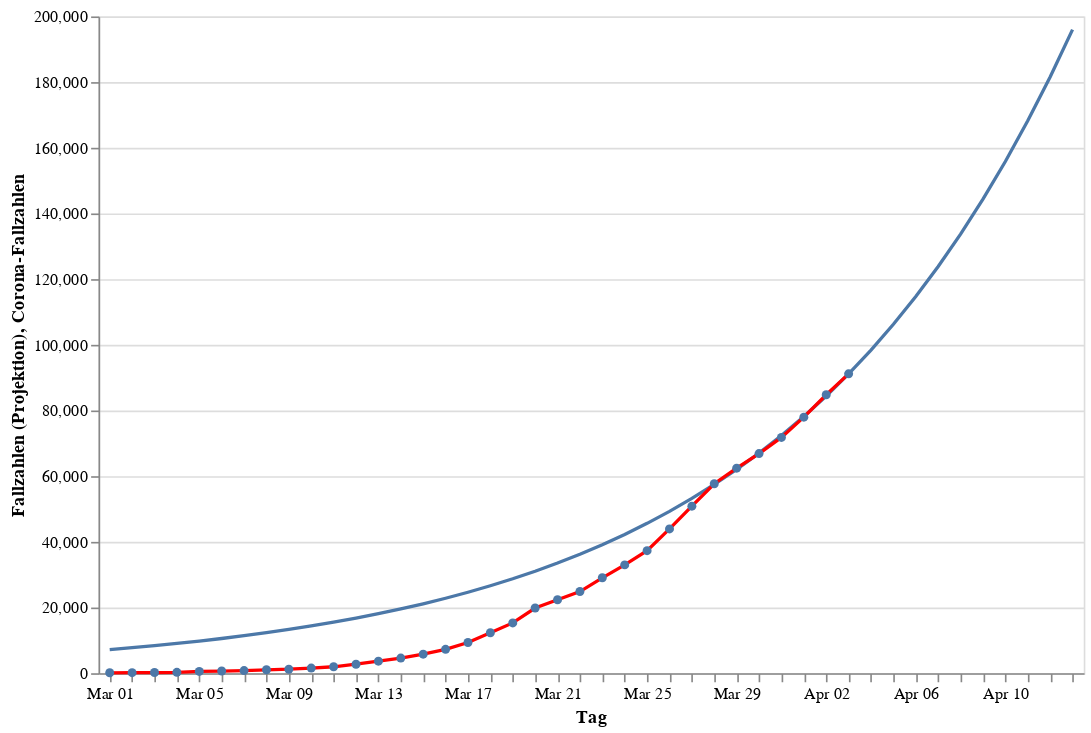

Notebook code cell kept with this figure:
### Code cell
infections_chart = alt.Chart(data).mark_line(point=True, color="red").encode(
    alt.X("monthdate(day):O", title="Tag"),
    alt.Y("cases:Q", title="Corona-Fallzahlen"))
projection_chart = alt.Chart(projection_data).mark_line(point=False).encode(
    alt.X("monthdate(day):O", title="Tag"),
    alt.Y("curve:Q", title="Fallzahlen (Projektion)"))
(projection_chart + infections_chart).properties(width=600, height=400)

### Figure 1 — Vega-Lite specification as saved in the notebook (floating-point values rounded to 4 significant figures)
{"config": {"view": {"continuousWidth": 400, "continuousHeight": 300}}, "layer": [{"data": {"name": "data-1db0da1cad0f9a58fd4789e1d8d5f471"}, "mark": {"type": "line", "point": false}, "encoding": {"x": {"type": "ordinal", "field": "day", "timeUnit": "monthdate", "title": "Tag"}, "y": {"type": "quantitative", "field": "curve", "title": "Fallzahlen (Projektion)"}}}, {"data": {"name": "data-f8810c2df63920d4e419c8f3c69a09d0"}, "mark": {"type": "line", "color": "red", "point": true}, "encoding": {"x": {"type": "ordinal", "field": "day", "timeUnit": "monthdate", "title": "Tag"}, "y": {"type": "quantitative", "field": "cases", "title": "Corona-Fallzahlen"}}}], "height": 400, "width": 600, "$schema": "https://vega.github.io/schema/vega-lite/v4.0.2.json", "datasets": {"data-1db0da1cad0f9a58fd4789e1d8d5f471": [{"day": "2020-03-01T00:00:00", "curve": 7192.0}, {"day": "2020-03-02T00:00:00", "curve": 7768.0}, {"day": "2020-03-03T00:00:00", "curve": 8390.0}, {"day": "2020-03-04T00:00:00", "curve": 9062.0}, {"day": "2020-03-05T00:00:00", "curve": 9788.0}, {"day": "2020-03-06T00:00:00", "curve": 10570.0}, {"day": "2020-03-07T00:00:00", "curve": 11420.0}, {"day": "2020-03-08T00:00:00", "curve": 12330.0}, {"day": "2020-03-09T00:00:00", "curve": 13320.0}, {"day": "2020-03-10T00:00:00", "curve": 14390.0}, {"day": "2020-03-11T00:00:00", "curve": 15540.0}, {"day": "2020-03-12T00:00:00", "curve": 16780.0}, {"day": "2020-03-13T00:00:00", "curve": 18130.0}, {"day": "2020-03-14T00:00:00", "curve": 19580.0}, {"day": "2020-03-15T00:00:00", "curve": 21140.0}, {"day": "2020-03-16T00:00:00", "curve": 22840.0}, {"day": "2020-03-17T00:00:00", "curve": 24660.0}, {"day": "2020-03-18T00:00:00", "curve": 26640.0}, {"day": "2020-03-19T00:00:00", "curve": 28770.0}, {"day": "2020-03-20T00:00:00", "curve": 31070.0}, {"day": "2020-03-21T00:00:00", "curve": 33550.0}, {"day": "2020-03-22T00:00:00", "curve": 36240.0}, {"day": "2020-03-23T00:00:00", "curve": 39140.0}, {"day": "2020-03-24T00:00:00", "curve": 42270.0}, {"day": "2020-03-25T00:00:00", "curve": 45640.0}, {"day": "2020-03-26T00:00:00", "curve": 49290.0}, {"day": "2020-03-27T00:00:00", "curve": 53230.0}, {"day": "2020-03-28T00:00:00", "curve": 57490.0}, {"day": "2020-03-29T00:00:00", "curve": 62080.0}, {"day": "2020-03-30T00:00:00", "curve": 67040.0}, {"day": "2020-03-31T00:00:00", "curve": 72390.0}, {"day": "2020-04-01T00:00:00", "curve": 78170.0}, {"day": "2020-04-02T00:00:00", "curve": 84400.0}, {"day": "2020-04-03T00:00:00", "curve": 91140.0}, {"day": "2020-04-04T00:00:00", "curve": 98400.0}, {"day": "2020-04-05T00:00:00", "curve": 106200.0}, {"day": "2020-04-06T00:00:00", "curve": 114700.0}, {"day": "2020-04-07T00:00:00", "curve": 123800.0}, {"day": "2020-04-08T00:00:00", "curve": 133700.0}, {"day": "2020-04-09T00:00:00", "curve": 144300.0}, {"day": "2020-04-10T00:00:00", "curve": 155800.0}, {"day": "2020-04-11T00:00:00", "curve": 168200.0}, {"day": "2020-04-12T00:00:00", "curve": 181600.0}, {"day": "2020-04-13T00:00:00", "curve": 196000.0}], "data-f8810c2df63920d4e419c8f3c69a09d0": [{"day": "2020-03-01T00:00:00", "cases": 130}, {"day": "2020-03-02T00:00:00", "cases": 165}, {"day": "2020-03-03T00:00:00", "cases": 203}, {"day": "2020-03-04T00:00:00", "cases": 262}, {"day": "2020-03-05T00:00:00", "cases": 545}, {"day": "2020-03-06T00:00:00", "cases": 670}, {"day": "2020-03-07T00:00:00", "cases": 800}, {"day": "2020-03-08T00:00:00", "cases": 1040}, {"day": "2020-03-09T00:00:00", "cases": 1224}, {"day": "2020-03-10T00:00:00", "cases": 1565}, {"day": "2020-03-11T00:00:00", "cases": 1966}, {"day": "2020-03-12T00:00:00", "cases": 2745}, {"day": "2020-03-13T00:00:00", "cases": 3675}, {"day": "2020-03-14T00:00:00", "cases": 4599}, {"day": "2020-03-15T00:00:00", "cases": 5813}, {"day": "2020-03-16T00:00:00", "cases": 7272}, {"day": "2020-03-17T00:00:00", "cases": 9367}, {"day": "2020-03-18T00:00:00", "cases": 12327}, {"day": "2020-03-19T00:00:00", "cases": 15320}, {"day": "2020-03-20T00:00:00", "cases": 19848}, {"day": "2020-03-21T00:00:00", "cases": 22364}, {"day": "2020-03-22T00:00:00", "cases": 24873}, {"day": "2020-03-23T00:00:00", "cases": 29056}, {"day": "2020-03-24T00:00:00", "cases": 32991}, {"day": "2020-03-25T00:00:00", "cases": 37323}, {"day": "2020-03-26T00:00:00", "cases": 43938}, {"day": "2020-03-27T00:00:00", "cases": 50871}, {"day": "2020-03-28T00:00:00", "cases": 57695}, {"day": "2020-03-29T00:00:00", "cases": 62435}, {"day": "2020-03-30T00:00:00", "cases": 66885}, {"day": "2020-03-31T00:00:00", "cases": 71808}, {"day": "2020-04-01T00:00:00", "cases": 77981}, {"day": "2020-04-02T00:00:00", "cases": 84794}, {"day": "2020-04-03T00:00:00", "cases": 91159}]}}
